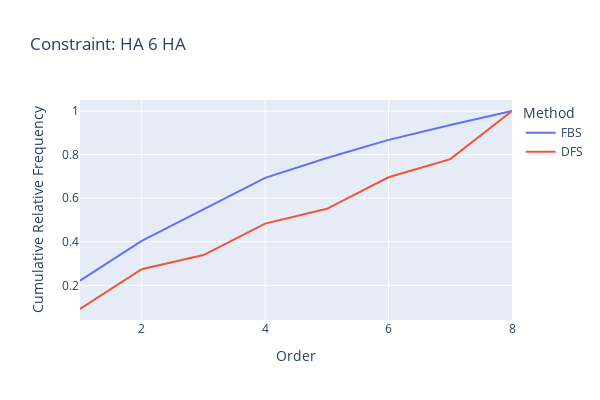

This figure's notebook cell:
### Code cell
def plot_cumulative_relfreq(constraint, df_stats):
    """
    Plots the cumulative relative frequency for a given constraint from a DataFrame.

    Parameters:
    - constraint (str): The constraint to filter the DataFrame on.
    - df_stats (pd.DataFrame): The DataFrame containing the statistics.

    This function filters the DataFrame based on the given constraint, calculates the cumulative
    relative frequency, and plots the results for two methods: FBS and DFS.
    """
    # Filter the DataFrame based on the constraint and sort by 'relfreq'
    df = df_stats[df_stats['constraint'] == constraint].sort_values('relfreq', ascending=False).reset_index(drop=True)
    
    # Sort the DataFrame by 'bsol' for DFS method
    dfDFS = df.sort_values(['bsol'], ascending=True).reset_index(drop=True)
    
    # Calculate cumulative relative frequency and assign method and order for FBS
    df['cumsum_relfreq'] = df['relfreq'].cumsum()
    df['method'] = 'FBS'
    df['order'] = df.index + 1

    # Calculate cumulative relative frequency and assign method and order for DFS
    dfDFS['cumsum_relfreq'] = dfDFS['relfreq'].cumsum()
    dfDFS['method'] = 'DFS'
    dfDFS['order'] = dfDFS.index + 1
    
    # Concatenate the DataFrames for FBS and DFS methods
    df = pd.concat([df, dfDFS], ignore_index=True)

    # Plotting
    import plotly.express as px
    fig = px.line(df, x='order', y='cumsum_relfreq', color='method', title=f"Constraint: {constraint}",
                  labels={'order':'Order', 'cumsum_relfreq':'Cumulative Relative Frequency', 'method':'Method'})
    fig.update_layout(width=600, height=400)
    fig.show()

plot_cumulative_relfreq('HA 6 HA', df_stats)

### Figure 1 — Plotly figure (JSON) as saved in the notebook; plotly's stock layout.template omitted (floating-point values rounded to 4 significant figures)
{"data": [{"hovertemplate": "Method=FBS<br>Order=%{x}<br>Cumulative Relative Frequency=%{y}<extra></extra>", "legendgroup": "FBS", "line": {"color": "#636efa", "dash": "solid"}, "marker": {"symbol": "circle"}, "mode": "lines", "name": "FBS", "orientation": "v", "showlegend": true, "type": "scatter", "x": [1, 2, 3, 4, 5, 6, 7, 8], "xaxis": "x", "y": [0.221, 0.4039, 0.5488, 0.6932, 0.7844, 0.8676, 0.9354, 1.0], "yaxis": "y"}, {"hovertemplate": "Method=DFS<br>Order=%{x}<br>Cumulative Relative Frequency=%{y}<extra></extra>", "legendgroup": "DFS", "line": {"color": "#EF553B", "dash": "solid"}, "marker": {"symbol": "circle"}, "mode": "lines", "name": "DFS", "orientation": "v", "showlegend": true, "type": "scatter", "x": [1, 2, 3, 4, 5, 6, 7, 8], "xaxis": "x", "y": [0.0912, 0.2741, 0.3387, 0.4831, 0.551, 0.6958, 0.779, 1], "yaxis": "y"}], "layout": {"height": 400, "legend": {"title": {"text": "Method"}, "tracegroupgap": 0}, "title": {"text": "Constraint: HA 6 HA"}, "width": 600, "xaxis": {"anchor": "y", "domain": [0, 1], "title": {"text": "Order"}}, "yaxis": {"anchor": "x", "domain": [0, 1], "title": {"text": "Cumulative Relative Frequency"}}}}
